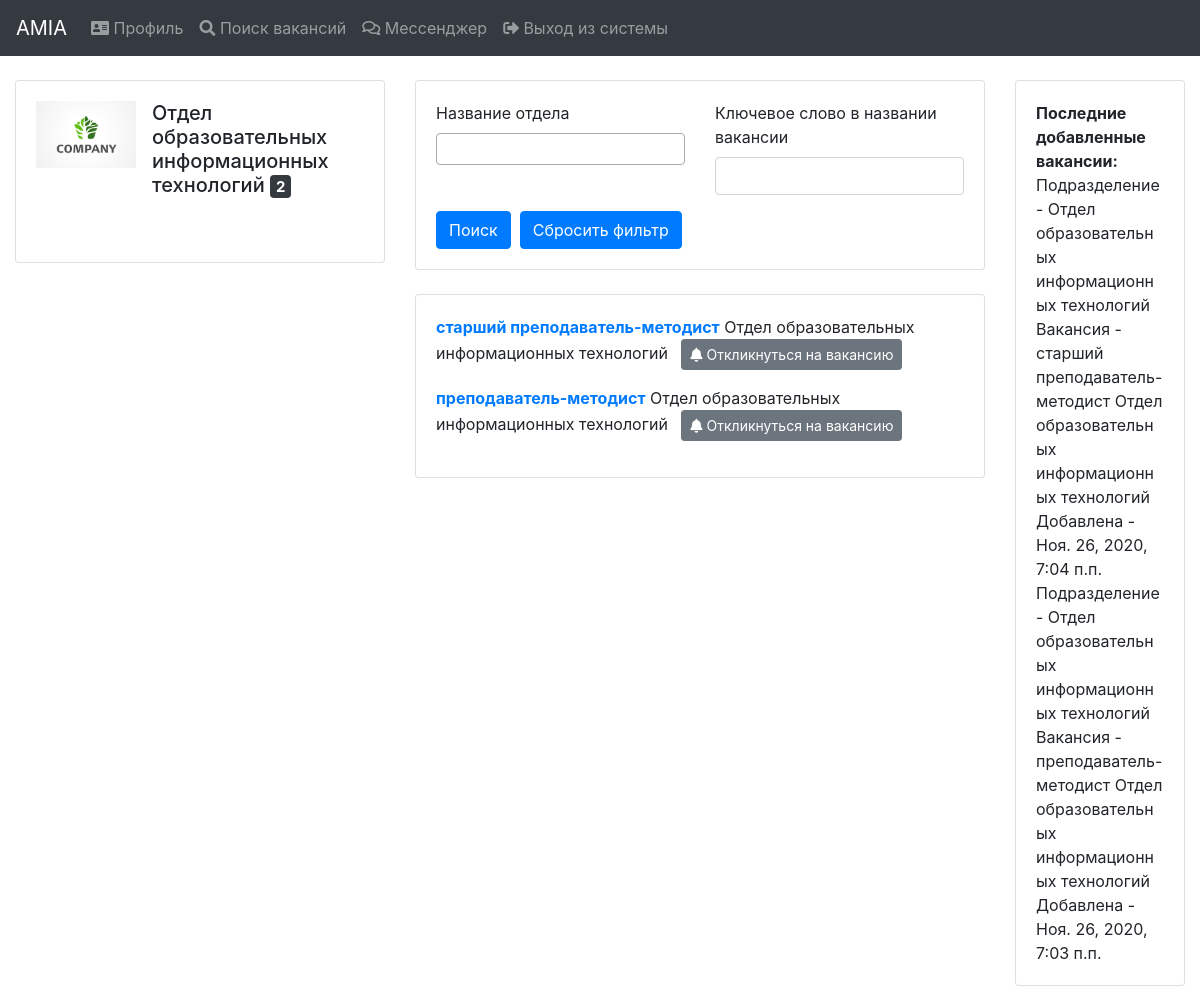
The page /institution/ (signed in) on the database its author committed.
### institution/models.py (models this page shows, shortened)
class Institution(models.Model):
    institution_name = models.CharField(max_length=255, verbose_name="Institution name")
    info_about = models.TextField(verbose_name="About", blank=True, null=True)
    img = models.ImageField(verbose_name="Image", blank=True, null=True, upload_to='institutions')
    subscribers = models.ManyToManyField(SocialProfile, verbose_name="Subscribers")
    def __str__(self):
        return self.institution_name
    class Meta:
        ordering = ('institution_name',)
        verbose_name = 'Institution'
        verbose_name_plural = 'Institution'

class Vacancy(models.Model):
    OPENED = 1
    COMPLETED = 2
    BLOCKED = 3
    STATUSES = [
        (OPENED, 'Opened'),
        (COMPLETED, 'Completed'),
        (BLOCKED, 'Blocked'),
    ]
    vacancy = models.CharField(max_length=255, verbose_name="Vacancy")
    date_added = models.DateTimeField(verbose_name="Date added", auto_now_add=True)
    who_added = models.ForeignKey(User, on_delete=models.SET_NULL, verbose_name="Who added", blank=True, null=True)
    description = models.TextField(verbose_name="Description", blank=True, null=True)
    institution = models.ForeignKey(Institution, on_delete=models.CASCADE, verbose_name="Institution")
    responded = models.ManyToManyField(SocialProfile, verbose_name="Responded", through='RespondedVacancy')
    status = models.IntegerField(verbose_name="Status", choices=STATUSES, default=OPENED)
    skills = models.ManyToManyField(Skill, verbose_name="Skills", blank=True)
    languages = models.ManyToManyField(Language, verbose_name="Language", through='LanguageWithLevelVacancy')
    def __str__(self):
        return self.vacancy + ' ' + self.institution.institution_name
    class Meta:
        ordering = ('vacancy',)
        verbose_name = 'Vacancy'
        verbose_name_plural = 'Vacancies'

### institution/views.py (the view)
# urls.py: path('', views.SearchView.as_view(), name='search'),
class SearchView(LoginRequiredMixin, View):
    def get(self, request):
        institutions = Institution.objects.all()
        vacancies = Vacancy.objects.all().order_by('-date_added')[:5]
        f = VacancyFilterForProfile(request.GET, queryset=Vacancy.objects.all().order_by('-pk'))
        paginator = Paginator(f.qs, 50)
        page = request.GET.get('page')
        vacancies_search = paginator.get_page(page)
        return render(request, 'institution/vacancies/vacancy_search.html', {
            'institutions': institutions,
            'vacancies': vacancies,
            'vacancies_search': vacancies_search,
            'filter': f,
        })

### context_processors/models_context.py (called while the page is built)
def models_context(request):
    return {'educational': EducationalInstitution.objects.all(),
            'language_levels': LanguageLevel.objects.all(),
            'languages': Language.objects.all(),
            'specialties': Specialty.objects.all(),
            'skills': Skill.objects.all(),
            'interests': Interest.objects.all(),
            }

### institution/templates/institution/vacancies/vacancy_search.html (shortened to what this page needs)
{% extends 'base.html' %}
{% load widget_tweaks %}
{% load static %}
{% block content %}
    {% include 'social_profile/navbar.html' %}
    <br>
    <div class="container-fluid">
        <div class="row">
            <div class="col-lg-4">
                <div class="card">
                    <div class="card-body">
                        <ul class="list-unstyled">
                            {% for inst in institutions %}
                                <li class="media">
                                    {% if inst.img %}
                                        <img src="{{ inst.img.url }}" class="mr-3" alt="institution_image" style="width: 100px;">
                                    {% endif %}
                                    <div class="media-body">
                                        <h5 class="mt-0 mb-1">{{ inst.institution_name }}
                                            <a href="{% url 'institution:institution_vacancy' inst.id %}" class="badge badge-dark">{{ inst.vacancy_set.all.count }}</a>
                                        </h5>
                                    </div>
                                </li><br>
                            {% endfor %}
                        </ul>
                    </div>
                </div>
            </div>
            <div class="col-lg-6">
                <div class="card">
                    <div class="card-body">
                        <form action="{% url 'institution:search' %}" method="get">
                            <div class="row">
                                <div class="col-lg-6">
                                    <div class="form-group">
                                        <label for="exampleInputEmail1">Название отдела</label>
                                    </div>
                                </div>
                                <div class="col-lg-6">
                                    <div class="form-group">
                                        <label for="exampleInputPassword1">Ключевое слово в названии вакансии</label>
                                        {% render_field filter.form.vacancy class+="form-control" style="width: 100%" %}
                                    </div>
                                </div>
                            </div>
                            <button type="submit" class="btn btn-primary">Поиск</button>&nbsp;&nbsp;<a href="{% url 'institution:search' %}" class="btn btn-primary">Сбросить фильтр</a>
                        </form>
                    </div>
                </div><br>
                <div class="card">
                    <div class="card-body">
                        {% if vacancies_search %}
                            {% for vac in vacancies_search %}
                                <p>
                                    <a class="" data-toggle="collapse" href="#collapseExample{{ vac.id }}" role="button" aria-expanded="false" aria-controls="collapseExample">
                                        <b>{{ vac.vacancy }}</b>
                                    </a> {{ vac.institution }}&nbsp;&nbsp;
                                    {% if request.user.socialprofile in vac.responded.all %}
                                        <button class="btn btn-success vacancy_respond btn-sm" type="button" id="id_vacancy_respond" name="vacancy_respond" data-VacancyId="{{ vac.id }}" value="1" disabled>
                                            <i class="fas fa-bell"></i> Вы откликнулись на эту вакансию
                                        </button>
                                    {% else %}
                                        <button class="btn btn-secondary vacancy_respond btn-sm" type="button" id="id_vacancy_respond" name="vacancy_respond" data-VacancyId="{{ vac.id }}" value="-1" disabled>
                                            <i class="fas fa-bell"></i> Откликнуться на вакансию
                                        </button>
                                    {% endif %}
                                </p>
                            {% endfor %}
                        {% else %}
                            По вашему запросу ничего не найдено
                        {% endif %}
                    </div>
                </div>
            </div>
            <div class="col-lg-2">
                <div class="card">
                    <div class="card-body">
                        <b>Последние добавленные вакансии:</b><br>
                        {% for vacancy in vacancies %}
                            Подразделение - {{ vacancy.institution }}<br>
                            Вакансия - {{ vacancy }} Добавлена - {{ vacancy.date_added }}<br>
                        {% endfor %}
                    </div>
                </div>
            </div>
        </div>
    </div>
{% endblock %}

### rows shown on the page
Institution: img (picture), institution_name "Отдел образовательных информационных технологий", vacancy_set.all.count "2"
Vacancy: vacancy "старший преподаватель-методист", institution "Отдел образовательных информационных технологий", vacancy+institution "старший преподаватель-методист Отдел образовательных информационных технологий", date_added "Ноя. 26, 2020, 7:04 п.п."
Vacancy: vacancy "преподаватель-методист", institution "Отдел образовательных информационных технологий", vacancy+institution "преподаватель-методист Отдел образовательных информационных технологий", date_added "Ноя. 26, 2020, 7:03 п.п."
